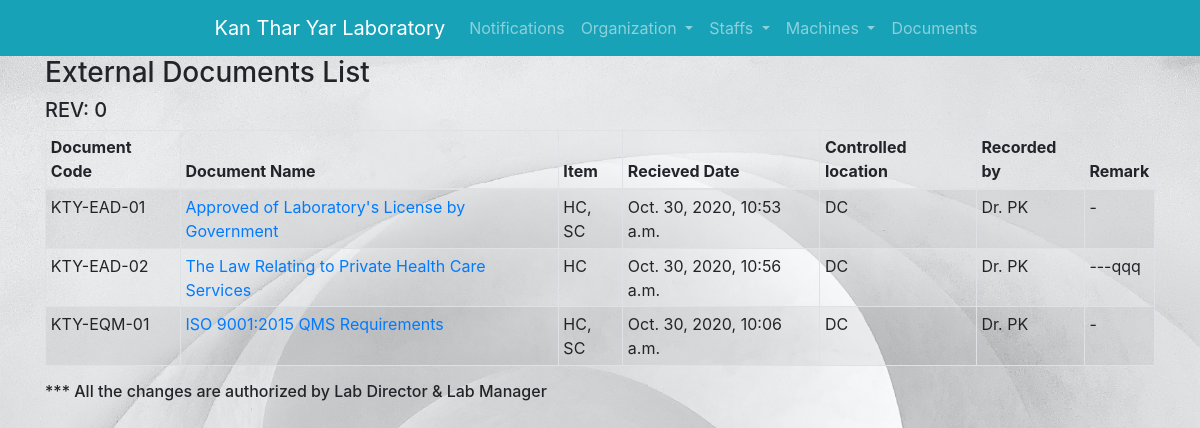
/documents/external_doc/list/, run on an earlier commit of the app's database.
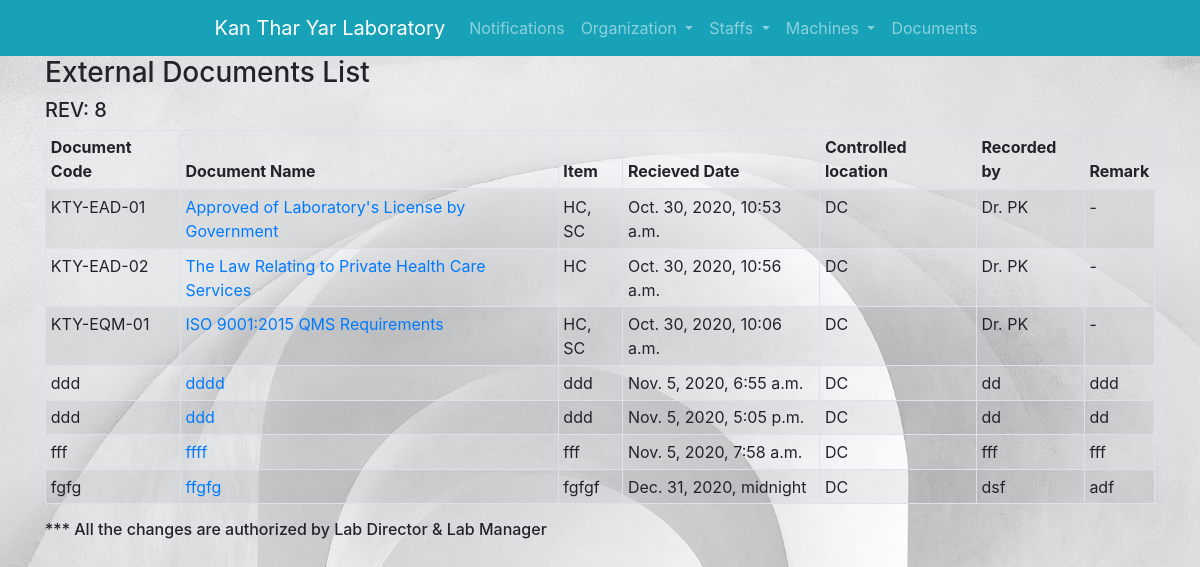
And on a later commit of the database.
### documents/models.py (models this page shows, shortened)
class documents(models.Model):
    DEPARTMENTS = (('DC', 'DC'), ('QMS', 'QMS'), ('AD', 'AD'), ('ML', 'ML'),)
    DOC_TYPES = (('Manual', 'Manual'), ('Procedure', 'Procedure'), ('Form', 'Form'), ('WI', 'WI'), ('Others', 'Others'),)
    code = models.CharField(max_length=100, blank=True, null=True)
    name = models.CharField(max_length=100, blank=True, null=True)
    type = models.CharField(max_length=100, blank=True, null=True, choices=DOC_TYPES)
    rev = models.CharField(max_length=100, blank=True, null=True)
    department = models.CharField(max_length=100, blank=True, null=True, choices=DEPARTMENTS)
    issued_date = models.DateTimeField(' in mm/dd/yyyy format (e.g. 12/31/2020)',
                                       auto_now_add=False, auto_now=False,blank=True, null=True)
    indexing_method = models.CharField(max_length=100, blank=True, null=True)
    related_procedure = models.CharField(max_length=100, blank=True, null=True)
    storage_location = models.CharField(max_length=100, blank=True, null=True)
    retention_period = models.CharField(max_length=100, blank=True, null=True)
    original_doc = models.CharField(max_length=100, blank=True, null=True)
    distributed_dept = models.CharField(max_length=100, blank=True, null=True)

class external_documents(models.Model):
    DEPARTMENTS = (('DC', 'DC'), ('QMS', 'QMS'), ('AD', 'AD'), ('ML', 'ML'),)
    code = models.CharField(max_length=100, blank=True, null=True)
    name = models.CharField(max_length=100, blank=True, null=True)
    item = models.CharField(max_length=100, blank=True, null=True)
    received_date = models.DateTimeField(' in mm/dd/yyyy format (e.g. 12/31/2020)',
                                       auto_now_add=False, auto_now=False,blank=True, null=True)
    controlled_location = models.CharField(max_length=100, blank=True, null=True, choices=DEPARTMENTS)
    recorded_by = models.CharField(max_length=100, blank=True, null=True)
    remark = models.CharField(max_length=100, blank=True, null=True)

### documents/views.py (the view)
# urls.py: path('external_doc/list/', views.external_doc_list,  name="external_doc_list"),
def external_doc_list (request):
    target = documents.objects.get(name='External Document List')
    external_document = external_documents.objects.all().order_by('code');
    return render(request, 'documents/external_doc/external_documents_list.html', {'external_documents': external_document,
                                                                      'target':target})

### documents/templates/documents/external_doc/external_documents_list.html
{% extends 'base_layout.html' %}
{% block content%}
        <h3>External Documents List</h3>
        <h5>REV: {{target.rev}}</h5>
        <table id="document_master_list" class="table table-hover table-striped table-bordered table-sm " cellspacing="0"
  width="100%">
  <thead>
    <tr>
      <th >Document Code</th>
      <th >Document Name</th>
        <th >Item</th>
        <th >Recieved Date</th>
        <th >Controlled location</th>
        <th >Recorded by</th>
        <th >Remark</th>
    </tr>
  </thead>
  <tbody>
  {% for external_document in external_documents %}
    <tr>
      <td>{{ external_document.code }}</td>
      <td><a href="{% url 'documents:external_doc_detail' pk=external_document.pk %}">{{ external_document.name }}</a></td>
        <td>{{ external_document.item }}</td>
        <td>{{ external_document.received_date }}</td>
        <td>{{ external_document.controlled_location }}</td>
        <td>{{ external_document.recorded_by }}</td>
        <td>{{ external_document.remark }}</td>
    </tr>
  {% endfor %}
  </tbody>
</table>
<h6>*** All the changes are authorized by Lab Director & Lab Manager</h6>
{% endblock %}

### templates/base_layout.html (shortened to what this page needs)
{% load static %}
<!DOCTYPE html>
<html>
    <head>
        <link rel="stylesheet" href="{% static 'styles.css' %}">
        <link rel="stylesheet" href="https://maxcdn.bootstrapcdn.com/bootstrap/4.5.2/css/bootstrap.min.css">
    </head>
    <body>
    <nav class="navbar navbar-expand-sm bg-info justify-content-center navbar-dark sticky-top">
      <a class="navbar-brand" href="#">Kan Thar Yar Laboratory</a>
          <ul class="navbar-nav">
            <li class="nav-item">
              <a class="nav-link" href="#">Notifications</a>
            </li>
                <li class="nav-item dropdown">
                  <a class="nav-link dropdown-toggle" href="#" id="navbardrop" data-toggle="dropdown">
                    Organization
                  </a>
                </li>
                <li class="nav-item dropdown">
                  <a class="nav-link dropdown-toggle" href="#" id="navbardrop" data-toggle="dropdown">
                    Staffs
                  </a>
                </li>
                <li class="nav-item dropdown">
                  <a class="nav-link dropdown-toggle" href="#" id="navbardrop" data-toggle="dropdown">
                    Machines
                  </a>
                </li>
                <li class="nav-item">
                <a class="nav-link" href="{% url 'documents:list_compact' %}">Documents</a>
                </li>
          </ul>
    </nav>
    <div class="wrapper">
        <div class="container" style="width:1500px">
        {% block content %}
        {% endblock %}
        </div>
    </div>
    </body>
</html>

### assets/styles.css (style rules this page uses)
body { background-color: #0f121f; background-image: url('/static/feathers.jpg'); background-repeat-y: no-repeat; background-size: cover; color: #fff; }

What changed in the data, as far as the page shows it:
changed documents: rev "0" → "8"
changed external_documents "KTY-EAD-02": remark "---qqq" → "-"
added external_documents: code "ddd", name "dddd", item "ddd", received_date "Nov. 5, 2020, 6:55 a.m.", controlled_location "DC", recorded_by "dd", remark "ddd"
added external_documents: code "ddd", name "ddd", item "ddd", received_date "Nov. 5, 2020, 5:05 p.m.", controlled_location "DC", recorded_by "dd", remark "dd"
added external_documents: code "fff", name "ffff", item "fff", received_date "Nov. 5, 2020, 7:58 a.m.", controlled_location "DC", recorded_by "fff", remark "fff"
added external_documents: code "fgfg", name "ffgfg", item "fgfgf", received_date "Dec. 31, 2020, midnight", controlled_location "DC", recorded_by "dsf", remark "adf"
